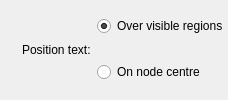
        <widget class="QWidget" name="widget_9" native="true">
         <layout class="QHBoxLayout" name="horizontalLayout_6">
          <property name="leftMargin">
           <number>0</number>
          </property>
          <property name="topMargin">
           <number>0</number>
          </property>
          <property name="rightMargin">
           <number>0</number>
          </property>
          <property name="bottomMargin">
           <number>0</number>
          </property>
          <item>
           <spacer name="horizontalSpacer_25">
            <property name="orientation">
             <enum>Qt::Horizontal</enum>
            </property>
            <property name="sizeType">
             <enum>QSizePolicy::Expanding</enum>
            </property>
            <property name="sizeHint" stdset="0">
             <size>
              <width>0</width>
              <height>20</height>
             </size>
            </property>
           </spacer>
          </item>
          <item>
           <widget class="InfoTextWidget" name="positionTextInfoText" native="true">
            <property name="sizePolicy">
             <sizepolicy hsizetype="Fixed" vsizetype="Fixed">
              <horstretch>0</horstretch>
              <verstretch>0</verstretch>
             </sizepolicy>
            </property>
            <property name="minimumSize">
             <size>
              <width>16</width>
              <height>16</height>
             </size>
            </property>
           </widget>
          </item>
          <item>
           <widget class="QLabel" name="label_48">
            <property name="sizePolicy">
             <sizepolicy hsizetype="Minimum" vsizetype="Preferred">
              <horstretch>0</horstretch>
              <verstretch>0</verstretch>
             </sizepolicy>
            </property>
            <property name="text">
             <string>Position text:</string>
            </property>
           </widget>
          </item>
          <item>
           <widget class="QWidget" name="widget_15" native="true">
            <layout class="QVBoxLayout" name="verticalLayout_2">
             <property name="spacing">
              <number>10</number>
             </property>
             <property name="leftMargin">
              <number>0</number>
             </property>
             <property name="topMargin">
              <number>0</number>
             </property>
             <property name="rightMargin">
              <number>0</number>
             </property>
             <property name="bottomMargin">
              <number>0</number>
             </property>
             <item>
              <widget class="QRadioButton" name="positionVisibleRadioButton">
               <property name="text">
                <string>Over visible regions</string>
               </property>
               <property name="checked">
                <bool>true</bool>
               </property>
              </widget>
             </item>
             <item>
              <widget class="QRadioButton" name="positionCentreRadioButton">
               <property name="text">
                <string>On node centre</string>
               </property>
              </widget>
             </item>
            </layout>
           </widget>
          </item>
          <item>
           <spacer name="horizontalSpacer_26">
            <property name="orientation">
             <enum>Qt::Horizontal</enum>
            </property>
            <property name="sizeType">
             <enum>QSizePolicy::Expanding</enum>
            </property>
            <property name="sizeHint" stdset="0">
             <size>
              <width>0</width>
              <height>20</height>
             </size>
            </property>
           </spacer>
          </item>
         </layout>
        </widget>
